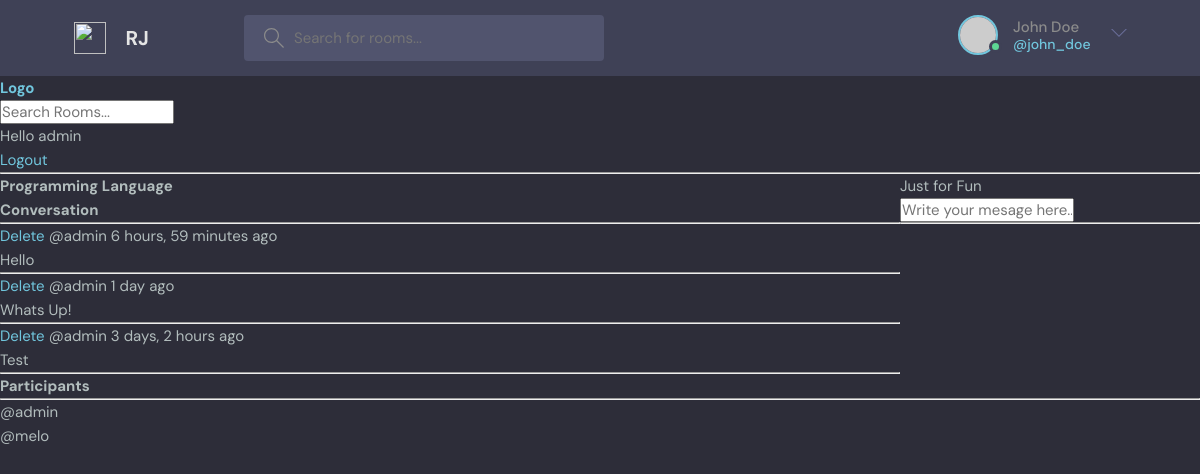
Before: /room/1/ (signed in) with the older database file.
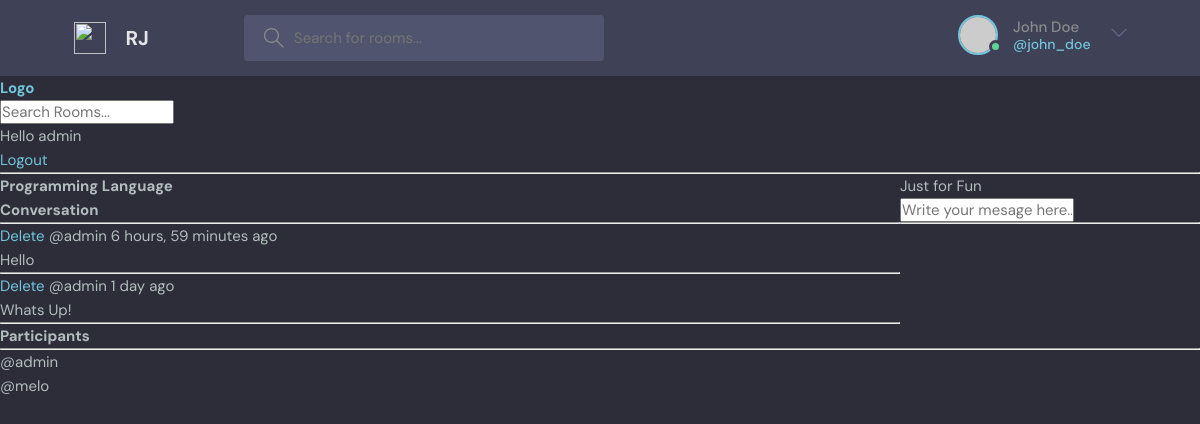
After: the same page with the newer database file.
### base/models.py (models this page shows, shortened)
class Message(models.Model):
    user = models.ForeignKey(User, on_delete=models.CASCADE)
    room = models.ForeignKey(Room, on_delete=models.CASCADE)
    body = models.TextField()
    updated = models.DateTimeField(auto_now=True)
    created = models.DateTimeField(auto_now_add=True)
    class Meta:
        ordering = ['-updated', '-created']

### base/views.py (the view, shortened to what this page needs)
# urls.py: path('room/<str:pk>/', views.room, name="room"),
def room(request,pk):
    room = Room.objects.get(id=pk)
    participants = room.participants.all()
    room_messages = room.message_set.all().order_by('-created')
    context = {'room': room, 'room_messages':room_messages,'participants': participants}
    return render(request, 'base/room.html', context)

### base/templates/base/room.html (shortened to what this page needs)
{% extends 'main.html' %}
{% block content %}
<div class="room-container">
      <h1>{{room.name}}</h1>
      <p>{{room.description}}</p>
      <div class="comment-wrapper">
          <h3>Conversation</h3>
          <hr>
    {% for message in room_messages %}
    <div>
        {% if request.user == message.user %}
        <a href=" {% url 'delete-message' message.id %}">Delete</a>
        {% endif %}
        <small>@{{message.user}} {{message.created|timesince}} ago</small>
        <p>{{ message.body}}</p>
        <hr>
    </div>
    {% endfor %}
</div>
          {% if request.user.is_authenticated %}
          <div class="comment-form">
              <form method="POST" action="">
                <input type="text" name="body" placeholder="Write your mesage here..."/>
              </form>
              <hr>
    </div>
    {% endif %}
    </div>
  <div>
    <h3>Participants</h3>
    <hr>
      {% for user in participants %}
      <div>
          <p>
              @{{user.username}}
          </p>
      </div>
      {% endfor %}
  </div>
{% endblock %}

### templates/navbar.html
<a href="/">
    <h1>Logo</h1>
</a>
<form method="GET" action="{% url 'home'%}">
    <input type="text" name="q" placeholder="Search Rooms..."/>
</form>
{% if request.user.is_authenticated %}
<p>Hello {{request.user}}</p>
<a href="{% url 'logout' %}">Logout</a>
{% else %}
<a href="{% url 'login' %}">Login</a>
{% endif %}
<hr>

Changed rows visible on the page:
removed Message: shows "Delete", user "admin", created "3 days, 2 hours", body "Test"
